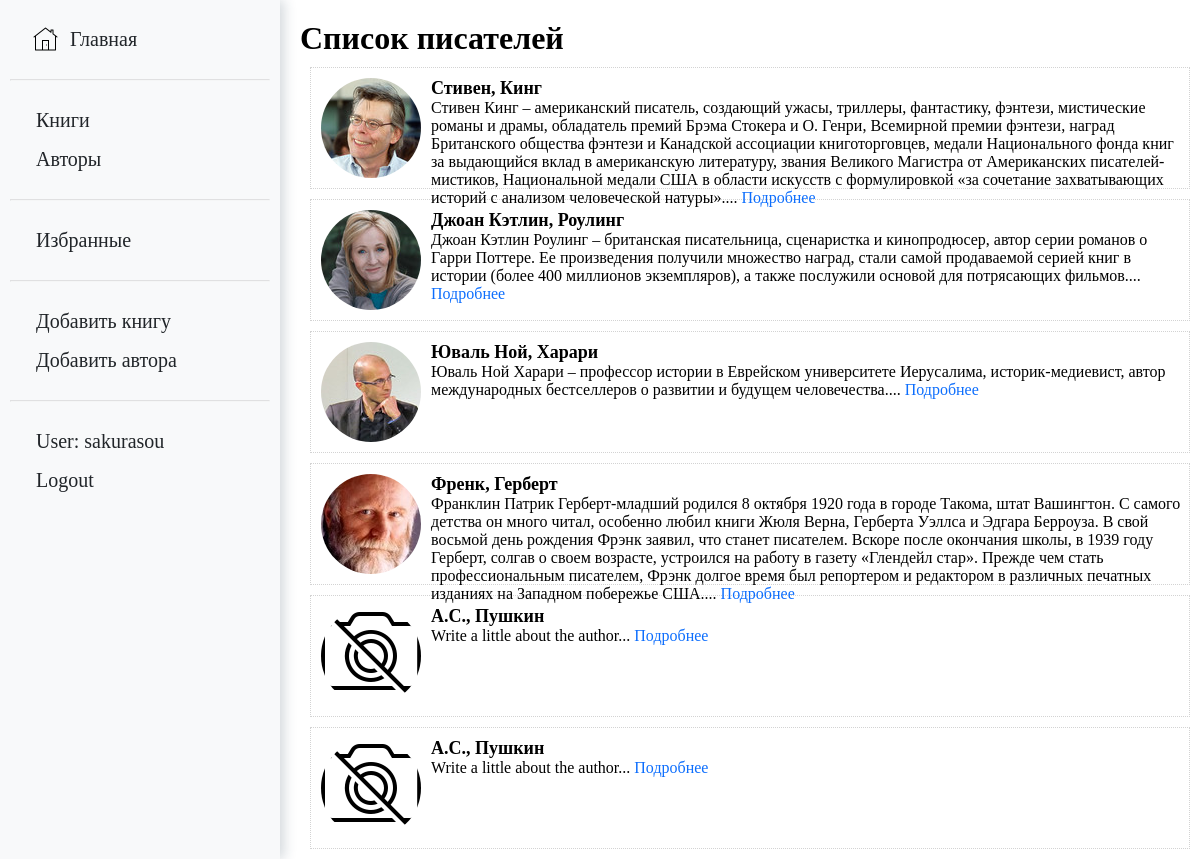
The app's page /catalog/authors/ (signed in) with its own data.
### catalog/models.py (models this page shows, shortened)
class Author(models.Model):
    first_name = models.CharField(max_length=100)
    last_name = models.CharField(max_length=100)
    date_of_birth = models.DateField(null=True, blank=True)
    date_of_death = models.DateField('Died', null=True, blank=True)
    short_biography = models.TextField(max_length=550, default='Write a little about the author')
    biography = models.TextField(max_length=10000, default='Write more about the author',
                                 help_text='Enter information about writer')
    photo = models.ImageField(upload_to='photo', blank=True, null=True)
    def get_absolute_url(self):
        return reverse('author-detail', args=[str(self.id)])

### catalog/views.py (the view)
# urls.py: re_path(r'authors/$', views.AuthorListView.as_view(), name='authors'),
class AuthorListView(generic.ListView):
    model = Author
    paginate_by = 10

### catalog/templates/catalog/author_list.html
{% extends "base_generic.html" %}
{% block content %}
<h1>Список писателей</h1>
<div class="author-container">
    {% if author_list %}
            {% for author in author_list %}
                <div class="author-box">
                    {% if author.photo %}
                        <img class="author-photo" src="{{ author.photo.url }}">
                    {% else %}
                        <img class="author-photo "src="../../static/image/no_photo.png">
                    {% endif%}
                    <div class="author-info-right">
                        <h1 style="font-size: 18px;">{{ author.first_name }}, {{ author.last_name }}</h1>
                        <div>{{ author.short_biography }}... <a href="{{ author.get_absolute_url }}">Подробнее</a></div>
                    </div>
                </div>
            {% endfor %}
    {% else %}
        <p>no authors</p>
    {% endif %}
</div>
{% endblock %}

### catalog/templates/base_generic.html (shortened to what this page needs)
<!DOCTYPE html>
<html lang="ru">
<head>
    {% load static %}
    <link rel="stylesheet" href="{% static 'styles.css' %}">
</head>
<body>
    {% block sidebar %}
    <ul class="sidebar-nav">
        <div class="sidebar-nav-main"><a href="{% url 'index' %}">Главная</a></div>
        <hr class="sidebar-nav-line">
        <li><a href="{% url 'books' %}">Книги</a></li>
        <li><a href="{% url 'authors' %}">Авторы</a></li>
        <hr class="sidebar-nav-line">
        <li><a href="{% url 'my_favorites' %}">Избранные</a></li>
        <hr class="sidebar-nav-line">
        <li><a href="{% url 'book_create' %}">Добавить книгу</a></li>
        <li><a href="{% url 'author_create' %}">Добавить автора</a></li>
        <hr class="sidebar-nav-line">
        {% if user.is_authenticated %}
        <li><a href="">User: {{ user.get_username }}</a></li>
        <li><a href="{% url 'logout'%}?next={{request.path}}">Logout</a></li>
        {% else %}
        <li><a href="{% url 'login'%}?next={{request.path}}">Login</a></li>
        {% endif %}
    </ul>
    {% endblock %}
    <div class="main-content">
        {% block content %}{% endblock %}
    </div>
</body>
</html>

### catalog/static/styles.css (style rules this page uses)
html { box-sizing: border-box; font-family: 'Times New Roman', Times, serif; }
html, body, ul, h1 { margin: 0; padding: 0; }
.sidebar-nav { width: 280px; height: 100%; top: 0; position: fixed; z-index: 1; overflow-x: hidden; background-color: #f8f9fa; box-shadow: 4px 0px 12px 0px rgba(34, 60, 80, 0.2); }
.sidebar-nav a { text-decoration: none; font-size: 20px; color: #212529; display: block; margin-left: 20px; margin-right: 20px; padding: 8px 16px 8px 16px; }
.sidebar-nav-line { margin: 20px 10px; opacity: 0.25; size: 1px; }
.sidebar-nav-main { margin-top: 20px; }
.sidebar-nav-main a { padding-left: 50px; right: 0px; background-image: url('image/home_icon_black.png'); background-repeat: no-repeat; background-position: 12.5px; background-size: 25px; }
.main-content { margin-left: 300px; margin-top: 20px; }
.author-container { display: block; }
.author-box { width: 100% - 10px; height: 120px; border: 1px dotted lightgray; margin: 10px; display: flex; }
.author-photo { width: 100px; height: 100px; margin: 10px; border-radius: 50%; }
.author-info-right { margin-top: 10px; }
.author-info-right a { text-decoration: none; color: #0d6efd; }

### records on screen
Author: photo (picture), first_name "Стивен", last_name "Кинг", short_biography "Стивен Кинг – американский писатель, создающий ужасы, триллеры, фантастику, фэнтези, мистические романы и драмы, обладатель премий Брэма Стокера и О. Генри, Всемирной премии фэнтези, наград Британского общества фэнтези и Канадской ассоциации книготорговцев, медали Национального фонда книг за выдающийся вклад в американскую литературу, звания Великого Магистра от Американских писателей-мистиков, Национальной медали США в области искусств с формулировкой «за сочетание захватывающих историй с анализом человеческой натуры»."
Author: photo (picture), first_name "Джоан Кэтлин", last_name "Роулинг", short_biography "Джоан Кэтлин Роулинг – британская писательница, сценаристка и кинопродюсер, автор серии романов о Гарри Поттере. Ее произведения получили множество наград, стали самой продаваемой серией книг в истории (более 400 миллионов экземпляров), а также послужили основой для потрясающих фильмов."
Author: photo (picture), first_name "Юваль Ной", last_name "Харари", short_biography "Юваль Ной Харари – профессор истории в Еврейском университете Иерусалима, историк-медиевист, автор международных бестселлеров о развитии и будущем человечества."
Author: photo (picture), first_name "Френк", last_name "Герберт", short_biography "Франклин Патрик Герберт-младший родился 8 октября 1920 года в городе Такома, штат Вашингтон. С самого детства он много читал, особенно любил книги Жюля Верна, Герберта Уэллса и Эдгара Берроуза. В свой восьмой день рождения Фрэнк заявил, что станет писателем. Вскоре после окончания школы, в 1939 году Герберт, солгав о своем возрасте, устроился на работу в газету «Глендейл стар». Прежде чем стать профессиональным писателем, Фрэнк долгое время был репортером и редактором в различных печатных изданиях на Западном побережье США."
Author: first_name "А.С.", last_name "Пушкин", short_biography "Write a little about the author"
Author: first_name "А.С.", last_name "Пушкин", short_biography "Write a little about the author"

### other values on screen
{{ user.get_username }} "sakurasou"
